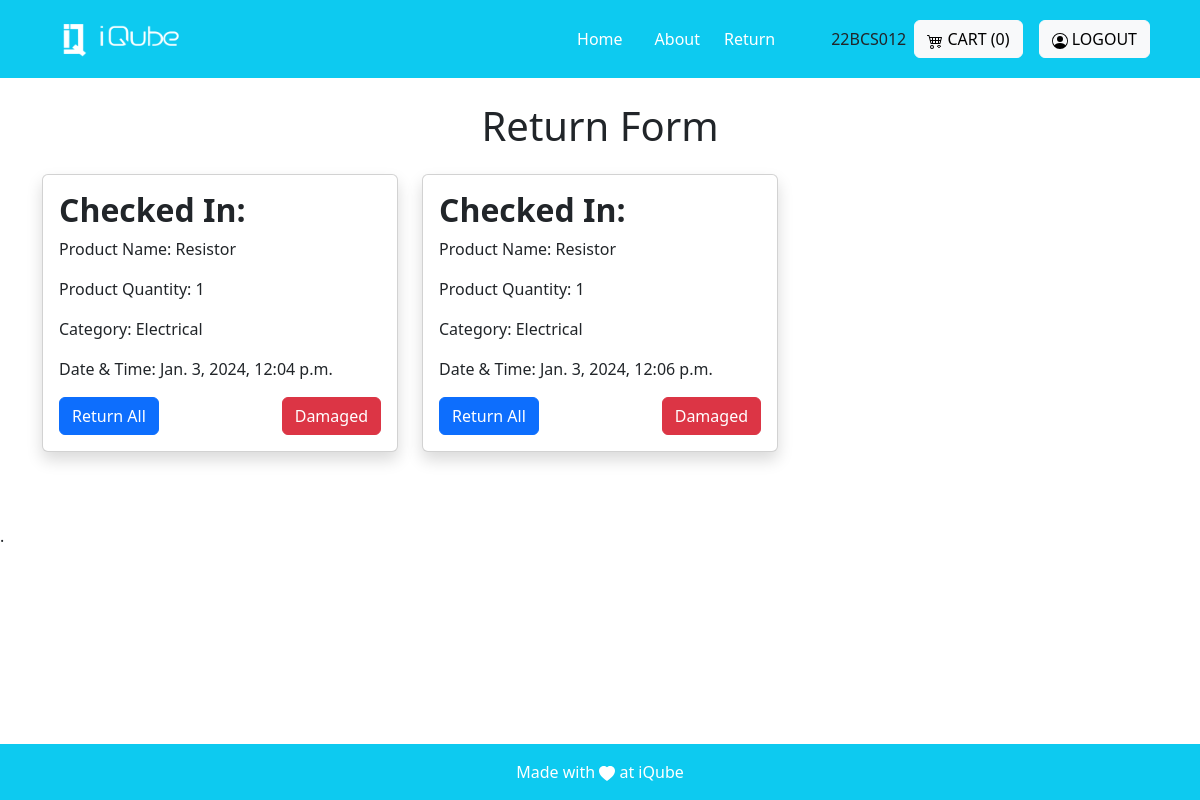
Page /return_form/ (signed in) on the committed database.
### invention/models.py (models this page shows, shortened)
class Log(models.Model):
    user = models.ForeignKey(User, on_delete=models.CASCADE)
    product = models.ForeignKey('Product', on_delete=models.CASCADE)
    quantity = models.PositiveIntegerField(default=0)
    created_at = models.DateTimeField(default=datetime.datetime.now())
    status = models.CharField(max_length=20, choices=[('checked_in','checked_in'),('checked_out','checked_out')])
    acting = models.CharField(max_length=20, default="hi")
    due_date = models.DateTimeField()

class Product(models.Model):
    name=models.CharField(max_length=255)
    decription=models.CharField(max_length=100)
    actual_count=models.PositiveIntegerField()
    available_count=models.PositiveIntegerField()
    dummy_count = models.PositiveIntegerField()
    category= models.ForeignKey('Category', on_delete=models.CASCADE)
    created_at = models.DateTimeField(auto_now=True)
    image = models.ImageField(upload_to='images')

class Category(models.Model):
    name=models.CharField(max_length=25)
    created_by = models.ForeignKey(User, on_delete=models.CASCADE)
    created_at=models.DateTimeField(auto_now=True)
    class Meta:
        verbose_name_plural = 'Categories'
    def __str__(self):
        return str(self.name)

### invention/views.py (the view)
# urls.py: path('return_form/', views.return_form),
def return_form(request):
    purchased_items = Log.objects.filter(user = request.user)
    cart_items = []
    for product_id, quantity in temporary_cart.items():
            product = Product.objects.get(pk=product_id)
            cart_items.append({'product': product, 'quantity': quantity})
    cart = len(cart_items)
    return render(request, 'cart/return_form.html', {'purchased_items':purchased_items, 'cart':cart,})

### invention/templates/cart/return_form.html (shortened to what this page needs)
{% extends 'base.html' %}
{% block base %}
<body class="bg-gray-100">
  <div class="container py-4">
    <h1 class="text-center text-orange mb-4">Return Form</h1>
    <div class="row row-cols-1 row-cols-md-3 g-4">
      {% for item in purchased_items %}
      <div class="col">
        <div class="card shadow">
          <div class="card-body">
            <h2 class="fw-bold">Checked In:</h2>
            <p>Product Name: {{ item.product.name }}</p>
            <p>Product Quantity: {{ item.quantity }}</p>
            <p>Category: {{ item.product.category }}</p>
            <p>Date & Time: {{ item.created_at}}</p>
            <div class="d-flex justify-content-between align-items-center mt-3">
              <form action="{% url 'return_all' item.id %}" method="get">
                <button type="submit" class="btn btn-primary">Return All</button>
              </form>
              <form action="{% url 'Add_wastage' item.id %}" >
                <button type="submit" class="btn btn-danger">Damaged</button>
              </form>
            </div>
          </div>
        </div>
      </div>
      {% endfor %}
    </div>
  </div>
  <div class="mb-5 mt-5">
    .
  </div>
</body>
{% endblock %}

### invention/templates/base.html (shortened to what this page needs)
{% load static %}
<!DOCTYPE html>
<html lang="en">
<head>
    <link href="https://cdn.jsdelivr.net/npm/bootstrap@5.3.2/dist/css/bootstrap.min.css" rel="stylesheet"
>
</head>
<body>
    <nav class="sticky-top navbar navbar-expand-lg navbar-dark bg-info p-3">
    <div class="container">
            <a class="navbar-brand" href="#">
                <img src="{% static 'images/logo-white.png' %}" alt="Logo" height="36" width="150">
            </a>
            <div class="collapse navbar-collapse justify-content-end" id="navbarNav">
                <ul class="navbar-nav mx-5">
                    <li class="nav-item mx-2">
                        <a class="nav-link active" href="{% url 'Home'%}">Home</a>
                    </li>
                    <li class="nav-item mx-2">
                        <a class="nav-link active" href="{% url 'About' %}">About</a>
                    </li>
                    <li>
                        <a href="/return_form" class="nav-link active">Return</a>
                    </li>
                </ul>
            </div>
            {{request.user.username}}
            <div class="mt-3 mt-lg-0 mx-2">
                <a class="btn btn-light" href="{% url 'view_cart' %}">
                    CART ({{cart}})
                </a>
            </div>
            {% if not user.is_authenticated %}
            <div class="mt-3 mt-lg-0 mx-2">
                <a class="btn btn-light" href="{% url "social:begin" 'azuread-tenant-oauth2' %}">
                    <svg xmlns="http://www.w3.org/2000/svg" width="16" height="16" fill="currentColor" class="bi bi-person-circle" viewBox="0 0 16 16">
                    <path d="M11 6a3 3 0 1 1-6 0 3 3 0 0 1 6 0"/>
                        <path fill-rule="evenodd" d="M0 8a8 8 0 1 1 16 0A8 8 0 0 1 0 8m8-7a7 7 0 0 0-5.468 11.37C3.242 11.226 4.805 10 8 10s4.757 1.225 5.468 2.37A7 7 0 0 0 8 1"/>
                    </svg>
                    LOGIN
                </a>
            </div>
            {% else %}
            <div class="mt-3 mt-lg-0 mx-2">
                <a class="btn btn-light" href="{% url 'logout' %}">
                    LOGOUT
                </a>
            </div>
            {% endif %}
        </div>
    </nav>
    <main>
        <div>
            {% block base %}{% endblock %}
        </div>
    </main>
    <footer class="bg-light text-center text-lg-start fixed-bottom">
        <div class="text-center p-2 bg-info p-3" style=" color: white;">
            <div>Made with
                <svg xmlns="http://www.w3.org/2000/svg" width="16" height="16" fill="currentColor"
                    class="bi bi-heart-fill" viewBox="0 0 16 16">
                    <path fill-rule="evenodd"
                        d="M8 1.314C12.438-3.248 23.534 4.735 8 15-7.534 4.736 3.562-3.248 8 1.314z" />
                </svg>
               at iQube
            </div>
        </div>
    </footer>
</body>
</html>
{% load sweetify %}

### invention/templates/base.html (style rules this page uses)
html { scroll-behavior:smooth; }

### rows in the picture
Log: product.name "Resistor", quantity "1", product.category "Electrical", created_at "Jan. 3, 2024, 12:04 p.m."
Log: product.name "Resistor", quantity "1", product.category "Electrical", created_at "Jan. 3, 2024, 12:06 p.m."

### other values in the picture
{{ request.user.username }} "22BCS012"
{{ cart }} "0"
